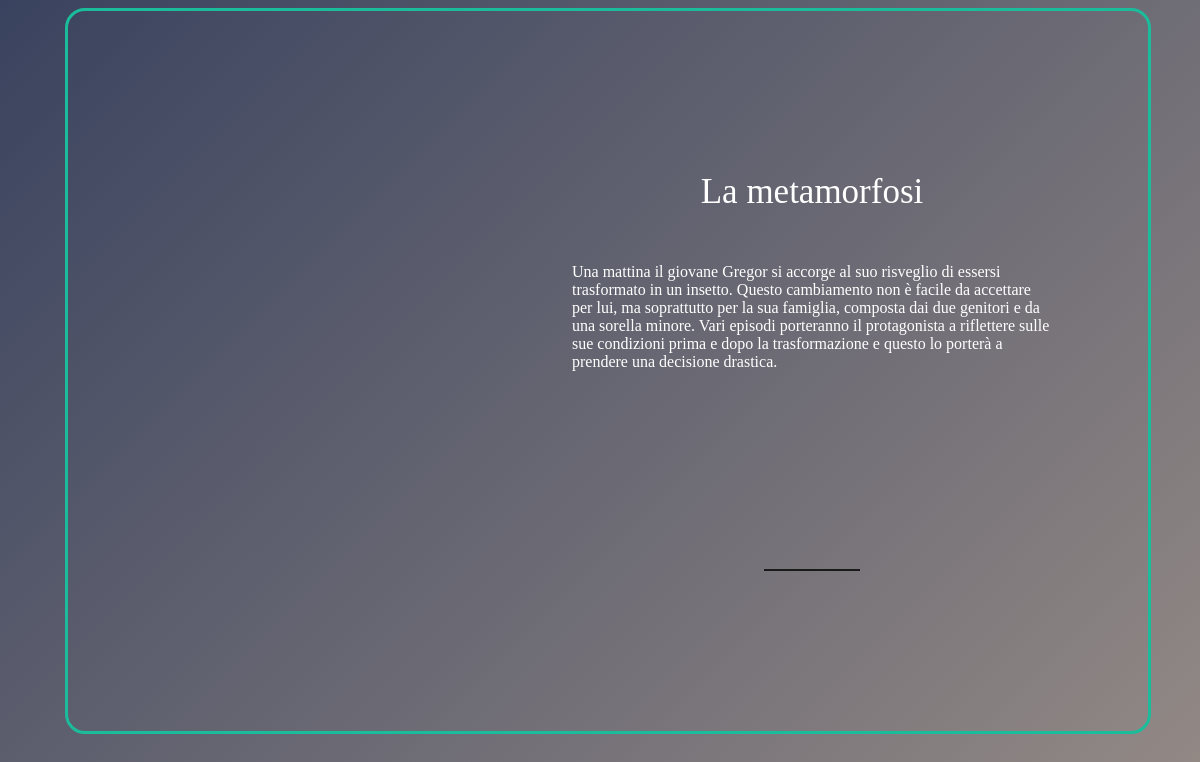
The page /libro.php?ISBN=3432432432442 (signed in) on the database its author committed.
### tables this page shows
CREATE TABLE `libro` (
  `CodiceLibro` varchar(16) NOT NULL,
  `Titolo` text NOT NULL,
  `Lingua` text NOT NULL,
  `Editore` text NOT NULL,
  `AnnoPubblicazione` int(4) NOT NULL,
  `Sezione` text NOT NULL,
  `NumScaffale` int(16) NOT NULL,
  `NumPosto` int(16) NOT NULL,
  `ISBN` varchar(32) NOT NULL,
  `immagine` text NOT NULL,
  `descrizione` text NOT NULL
);

### libro.php (the view, shortened to what this page needs)
<?php session_start();
$servername = "localhost";
$username = "admin";
$password = "admin";
$dbname = "biblioteca";
$conn = new mysqli($servername, $username, $password, $dbname);
$query = "SELECT Titolo,Immagine,descrizione FROM `libro` WHERE ISBN like '".$_GET["ISBN"]."';";
$result = mysqli_query($conn,$query);
$libro = mysqli_fetch_array($result,MYSQLI_ASSOC);
?>
<!DOCTYPE html>
<html lang="en">
<head>
    <link rel="stylesheet" href="css/libro.css">
</head>
<body>
    <div class="page">
        <div class="left">
            <div class="immagine" style="background-image: url('<?php echo $libro["Immagine"]?>');"></div>
        </div>
        <div class="right">
            <p class="Titolo" style="font-size:35px"><?php echo $libro["Titolo"]?></p>
            <p class = "descrizione" ><?php echo $libro["descrizione"]?></p>
            <div class="interactions">
                <button class="button-28" placeholder="Prendi in prestito" ></button>
                <button class="button-28" ></button>
            </div>
        </div>
    </div>
</body>
</html>

### css/libro.css (style rules this page uses)
body { background: linear-gradient(135deg, rgba(36, 46, 77, 0.9), rgba(137, 126, 121, 0.9)); color : white; background-repeat: no-repeat; background-size: cover; height: 100vh; width: 100%; }
.page { display: flex; flex-direction: row; border: 3px solid #1abc9c; border-radius: 20px; width: 90vw; height: 90vh; margin: auto; }
.immagine { position: relative; border-radius: 20px; width: 18vw; height: 60vh; background-repeat: no-repeat; background-size: cover; margin-top:auto; margin-bottom: auto; }
.left { display: flex; flex-direction: column; margin:auto; }
.right { display: flex; flex-direction: column; margin :auto; }
.Titolo { text-align: center; margin-top:auto; }
.descrizione { margin-bottom:auto; max-width: 40vw; }
.interactions { display:flex; margin-top: 20vh; margin-left: auto; margin-right:auto; }
.button-28 { appearance: none; background-color: transparent; border-bottom: 2px solid #1A1A1A; border-top: transparent; border-left: transparent; border-right: transparent; color: white; cursor: pointer; font-family: Roobert,-apple-system,BlinkMacSystemFont,"Segoe UI",Helvetica,Arial,sans-serif,"Apple Color Emoji","Segoe UI Emoji","Segoe UI Symbol"; font-size: 14px; font-weight: 600; line-height: normal; min-width: 0; outline: none; padding: 10px 15px; text-align: center; text-decoration: none; transition: all 300ms cubic-bezier(.23, 1, 0.32, 1); -webkit-user-select: none; touch-action: manipulation; will-change: transform; height: 5vh; width: 4vw; }

### rows shown on the page
libro: Titolo "La metamorfosi", descrizione "Una mattina il giovane Gregor si accorge al suo risveglio di essersi trasformato in un insetto. Questo cambiamento non è facile da accettare per lui, ma soprattutto per la sua famiglia, composta dai due genitori e da una sorella minore. Vari episodi porteranno il protagonista a riflettere sulle sue condizioni prima e dopo la trasformazione e questo lo porterà a prendere una decisione drastica."
